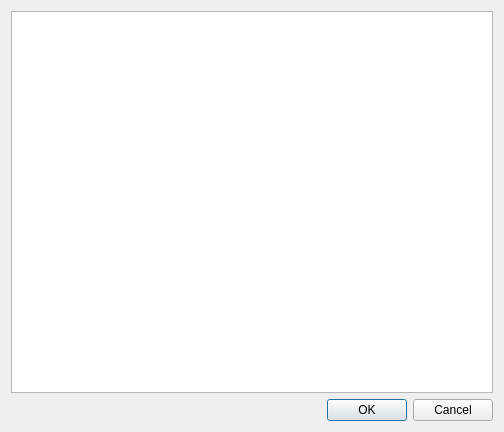
<?xml version="1.0" encoding="UTF-8"?>
<ui version="4.0">
 <class>Dialog</class>
 <widget class="QDialog" name="Dialog">
  <property name="geometry">
   <rect>
    <x>0</x>
    <y>0</y>
    <width>504</width>
    <height>432</height>
   </rect>
  </property>
  <property name="windowTitle">
   <string>Select language channels to join</string>
  </property>
  <layout class="QVBoxLayout" name="verticalLayout">
   <item>
    <widget class="QListView" name="channelListView">
     <property name="editTriggers">
      <set>QAbstractItemView::NoEditTriggers</set>
     </property>
     <property name="showDropIndicator" stdset="0">
      <bool>false</bool>
     </property>
     <property name="selectionMode">
      <enum>QAbstractItemView::NoSelection</enum>
     </property>
    </widget>
   </item>
   <item>
    <widget class="QDialogButtonBox" name="endDialogBox">
     <property name="orientation">
      <enum>Qt::Horizontal</enum>
     </property>
     <property name="standardButtons">
      <set>QDialogButtonBox::Cancel|QDialogButtonBox::Ok</set>
     </property>
    </widget>
   </item>
  </layout>
 </widget>
 <resources/>
 <connections>
  <connection>
   <sender>endDialogBox</sender>
   <signal>accepted()</signal>
   <receiver>Dialog</receiver>
   <slot>accept()</slot>
   <hints>
    <hint type="sourcelabel">
     <x>248</x>
     <y>254</y>
    </hint>
    <hint type="destinationlabel">
     <x>157</x>
     <y>274</y>
    </hint>
   </hints>
  </connection>
  <connection>
   <sender>endDialogBox</sender>
   <signal>rejected()</signal>
   <receiver>Dialog</receiver>
   <slot>reject()</slot>
   <hints>
    <hint type="sourcelabel">
     <x>316</x>
     <y>260</y>
    </hint>
    <hint type="destinationlabel">
     <x>286</x>
     <y>274</y>
    </hint>
   </hints>
  </connection>
 </connections>
</ui>
